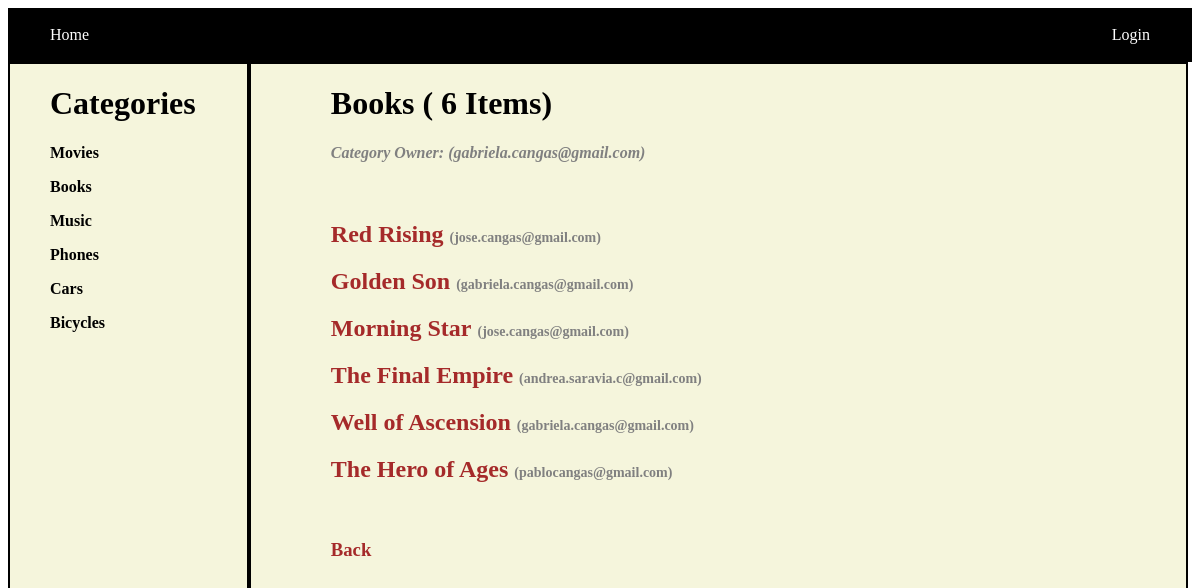
Page /catalog/Books on the committed database.
### catalog_db_setup.py (models this page shows, shortened)
class Category(Base):
	__tablename__ = "categories"
	id = Column(Integer, primary_key = True)
	name = Column(String(120), nullable = False)
	description = Column(String(400) )
	user_id = Column(Integer, ForeignKey("users.id"))
	user = relationship(User, backref = "users")

class User(Base):
	__tablename__ = "users"
	id = Column(Integer, primary_key = True)
	name = Column(String(120), nullable = False)
	email = Column(String(40), nullable = False)
	picture = Column(String)

class Item(Base):
	__tablename__ = "items"
	id = Column(Integer, primary_key = True)
	name = Column(String(120), nullable = False)
	description = Column(String(400) )
	category_id = Column(Integer, ForeignKey("categories.id"))
	category = relationship(Category, backref="categories")
	user_id = Column(Integer, ForeignKey("users.id"))
	user = relationship(User, backref="user")

### project.py (the view)
@app.route("/catalog/<category_name>")
def category(category_name):
	category = get_category_with_name(category_name)
	categories = session.query(Category).all()
	items = category.items
	return render_template("category.html", categories = categories, category = category, items = items)

### project.py (called while the page is built)
def get_category_with_name(category_name):
	category = session.query(Category).filter(Category.name == category_name).first()
	return category

### templates/category.html (shortened to what this page needs)
{% include("navbar.html") %}
{% include("side_menu.html") %}
<div class=" beige black_border right_container left">
	<div class="mrg_left_80">
		<h1 class=""><b> {{category.name}} ( {{items | count}} Items)</b></h3>
		<h4 class="grey"><i>Category Owner: ({{category.user.email}})</i></h4>
		<br>
		{% for item in items %}
			<h2 class="brown">
				<a class="no_link inline" href="/catalog/{{item.category.name}}/items/{{item.name}}">{{item.name}}
				</a>
				<span class="small_text grey"> ({{item.user.email}})</span>
			</h2>
		{% endfor %}
			<br>
			<h3><span class="brown"><a href="/" class="no_link">Back</a></span></h3>
	</div>
</div>

### templates/side_menu.html (shortened to what this page needs)
<div class="left side_menu txt_left black_border beige " >
	<h1 class="mrg_left_40">
		<span class=""><a href="/" class="no_link">Categories</a>
	 </h1>
	<ul class="txt_left ">
		{% for c in categories %}
		<p><strong><a href="/catalog/{{c.name}}" class="no_link">{{c.name}}</a></strong></p>
		{% endfor %}
	</ul>
	<br><br>
</div>

### static/catalog.css (style rules this page uses)
.left { float:left; }
.side_menu { width:20%; height:100%; }
.txt_left { text-align: left; }
.black_border { border: 2px black solid; }
.mrg_left_40 { margin-left: 40px; }
.mrg_left_80 { margin-left: 80px; }
.beige { background-color: beige; }
.brown { color:brown; }
.grey { color: grey; }
.right_container { background-color: beige; height:100%; width:79%; }
.inline { display:inline-block }
.no_link { text-decoration: none; color: inherit; }
.small_text { font-size: 14px; }

### rows in the picture
Category: name "Movies"
Category: name "Books"
Category: name "Music"
Category: name "Phones"
Category: name "Cars"
Category: name "Bicycles"
User: user.email "gabriela.cangas@gmail.com"
Item: name "Red Rising", user.email "jose.cangas@gmail.com"
Item: name "Golden Son", user.email "gabriela.cangas@gmail.com"
Item: name "Morning Star", user.email "jose.cangas@gmail.com"
Item: name "The Final Empire", user.email "andrea.saravia.c@gmail.com"
Item: name "Well of Ascension", user.email "gabriela.cangas@gmail.com"
Item: name "The Hero of Ages", user.email "pablocangas@gmail.com"

### other values in the picture
{{ items | count }} "6"
